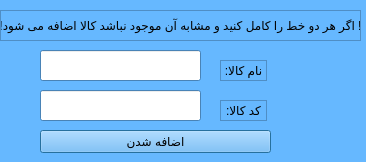
<?xml version="1.0" encoding="UTF-8"?>
<ui version="4.0">
 <class>Dialog</class>
 <widget class="QDialog" name="Dialog">
  <property name="geometry">
   <rect>
    <x>0</x>
    <y>0</y>
    <width>366</width>
    <height>162</height>
   </rect>
  </property>
  <property name="minimumSize">
   <size>
    <width>366</width>
    <height>162</height>
   </size>
  </property>
  <property name="maximumSize">
   <size>
    <width>366</width>
    <height>162</height>
   </size>
  </property>
  <property name="palette">
   <palette>
    <active>
     <colorrole role="WindowText">
      <brush brushstyle="SolidPattern">
       <color alpha="255">
        <red>0</red>
        <green>0</green>
        <blue>0</blue>
       </color>
      </brush>
     </colorrole>
     <colorrole role="Button">
      <brush brushstyle="SolidPattern">
       <color alpha="255">
        <red>102</red>
        <green>184</green>
        <blue>255</blue>
       </color>
      </brush>
     </colorrole>
     <colorrole role="Light">
      <brush brushstyle="SolidPattern">
       <color alpha="255">
        <red>230</red>
        <green>244</green>
        <blue>255</blue>
       </color>
      </brush>
     </colorrole>
     <colorrole role="Midlight">
      <brush brushstyle="SolidPattern">
       <color alpha="255">
        <red>166</red>
        <green>214</green>
        <blue>255</blue>
       </color>
      </brush>
     </colorrole>
     <colorrole role="Dark">
      <brush brushstyle="SolidPattern">
       <color alpha="255">
        <red>51</red>
        <green>92</green>
        <blue>127</blue>
       </color>
      </brush>
     </colorrole>
     <colorrole role="Mid">
      <brush brushstyle="SolidPattern">
       <color alpha="255">
        <red>68</red>
        <green>123</green>
        <blue>170</blue>
       </color>
      </brush>
     </colorrole>
     <colorrole role="Text">
      <brush brushstyle="SolidPattern">
       <color alpha="255">
        <red>0</red>
        <green>0</green>
        <blue>0</blue>
       </color>
      </brush>
     </colorrole>
     <colorrole role="BrightText">
      <brush brushstyle="SolidPattern">
       <color alpha="255">
        <red>255</red>
        <green>255</green>
        <blue>255</blue>
       </color>
      </brush>
     </colorrole>
     <colorrole role="ButtonText">
      <brush brushstyle="SolidPattern">
       <color alpha="255">
        <red>0</red>
        <green>0</green>
        <blue>0</blue>
       </color>
      </brush>
     </colorrole>
     <colorrole role="Base">
      <brush brushstyle="SolidPattern">
       <color alpha="255">
        <red>255</red>
        <green>255</green>
        <blue>255</blue>
       </color>
      </brush>
     </colorrole>
     <colorrole role="Window">
      <brush brushstyle="SolidPattern">
       <color alpha="255">
        <red>102</red>
        <green>184</green>
        <blue>255</blue>
       </color>
      </brush>
     </colorrole>
     <colorrole role="Shadow">
      <brush brushstyle="SolidPattern">
       <color alpha="255">
        <red>0</red>
        <green>0</green>
        <blue>0</blue>
       </color>
      </brush>
     </colorrole>
     <colorrole role="AlternateBase">
      <brush brushstyle="SolidPattern">
       <color alpha="255">
        <red>178</red>
        <green>219</green>
        <blue>255</blue>
       </color>
      </brush>
     </colorrole>
     <colorrole role="ToolTipBase">
      <brush brushstyle="SolidPattern">
       <color alpha="255">
        <red>255</red>
        <green>255</green>
        <blue>220</blue>
       </color>
      </brush>
     </colorrole>
     <colorrole role="ToolTipText">
      <brush brushstyle="SolidPattern">
       <color alpha="255">
        <red>0</red>
        <green>0</green>
        <blue>0</blue>
       </color>
      </brush>
     </colorrole>
    </active>
    <inactive>
     <colorrole role="WindowText">
      <brush brushstyle="SolidPattern">
       <color alpha="255">
        <red>0</red>
        <green>0</green>
        <blue>0</blue>
       </color>
      </brush>
     </colorrole>
     <colorrole role="Button">
      <brush brushstyle="SolidPattern">
       <color alpha="255">
        <red>102</red>
        <green>184</green>
        <blue>255</blue>
       </color>
      </brush>
     </colorrole>
     <colorrole role="Light">
      <brush brushstyle="SolidPattern">
       <color alpha="255">
        <red>230</red>
        <green>244</green>
        <blue>255</blue>
       </color>
      </brush>
     </colorrole>
     <colorrole role="Midlight">
      <brush brushstyle="SolidPattern">
       <color alpha="255">
        <red>166</red>
        <green>214</green>
        <blue>255</blue>
       </color>
      </brush>
     </colorrole>
     <colorrole role="Dark">
      <brush brushstyle="SolidPattern">
       <color alpha="255">
        <red>51</red>
        <green>92</green>
        <blue>127</blue>
       </color>
      </brush>
     </colorrole>
     <colorrole role="Mid">
      <brush brushstyle="SolidPattern">
       <color alpha="255">
        <red>68</red>
        <green>123</green>
        <blue>170</blue>
       </color>
      </brush>
     </colorrole>
     <colorrole role="Text">
      <brush brushstyle="SolidPattern">
       <color alpha="255">
        <red>0</red>
        <green>0</green>
        <blue>0</blue>
       </color>
      </brush>
     </colorrole>
     <colorrole role="BrightText">
      <brush brushstyle="SolidPattern">
       <color alpha="255">
        <red>255</red>
        <green>255</green>
        <blue>255</blue>
       </color>
      </brush>
     </colorrole>
     <colorrole role="ButtonText">
      <brush brushstyle="SolidPattern">
       <color alpha="255">
        <red>0</red>
        <green>0</green>
        <blue>0</blue>
       </color>
      </brush>
     </colorrole>
     <colorrole role="Base">
      <brush brushstyle="SolidPattern">
       <color alpha="255">
        <red>255</red>
        <green>255</green>
        <blue>255</blue>
       </color>
      </brush>
     </colorrole>
     <colorrole role="Window">
      <brush brushstyle="SolidPattern">
       <color alpha="255">
        <red>102</red>
        <green>184</green>
        <blue>255</blue>
       </color>
      </brush>
     </colorrole>
     <colorrole role="Shadow">
      <brush brushstyle="SolidPattern">
       <color alpha="255">
        <red>0</red>
        <green>0</green>
        <blue>0</blue>
       </color>
      </brush>
     </colorrole>
     <colorrole role="AlternateBase">
      <brush brushstyle="SolidPattern">
       <color alpha="255">
        <red>178</red>
        <green>219</green>
        <blue>255</blue>
       </color>
      </brush>
     </colorrole>
     <colorrole role="ToolTipBase">
      <brush brushstyle="SolidPattern">
       <color alpha="255">
        <red>255</red>
        <green>255</green>
        <blue>220</blue>
       </color>
      </brush>
     </colorrole>
     <colorrole role="ToolTipText">
      <brush brushstyle="SolidPattern">
       <color alpha="255">
        <red>0</red>
        <green>0</green>
        <blue>0</blue>
       </color>
      </brush>
     </colorrole>
    </inactive>
    <disabled>
     <colorrole role="WindowText">
      <brush brushstyle="SolidPattern">
       <color alpha="255">
        <red>51</red>
        <green>92</green>
        <blue>127</blue>
       </color>
      </brush>
     </colorrole>
     <colorrole role="Button">
      <brush brushstyle="SolidPattern">
       <color alpha="255">
        <red>102</red>
        <green>184</green>
        <blue>255</blue>
       </color>
      </brush>
     </colorrole>
     <colorrole role="Light">
      <brush brushstyle="SolidPattern">
       <color alpha="255">
        <red>230</red>
        <green>244</green>
        <blue>255</blue>
       </color>
      </brush>
     </colorrole>
     <colorrole role="Midlight">
      <brush brushstyle="SolidPattern">
       <color alpha="255">
        <red>166</red>
        <green>214</green>
        <blue>255</blue>
       </color>
      </brush>
     </colorrole>
     <colorrole role="Dark">
      <brush brushstyle="SolidPattern">
       <color alpha="255">
        <red>51</red>
        <green>92</green>
        <blue>127</blue>
       </color>
      </brush>
     </colorrole>
     <colorrole role="Mid">
      <brush brushstyle="SolidPattern">
       <color alpha="255">
        <red>68</red>
        <green>123</green>
        <blue>170</blue>
       </color>
      </brush>
     </colorrole>
     <colorrole role="Text">
      <brush brushstyle="SolidPattern">
       <color alpha="255">
        <red>51</red>
        <green>92</green>
        <blue>127</blue>
       </color>
      </brush>
     </colorrole>
     <colorrole role="BrightText">
      <brush brushstyle="SolidPattern">
       <color alpha="255">
        <red>255</red>
        <green>255</green>
        <blue>255</blue>
       </color>
      </brush>
     </colorrole>
     <colorrole role="ButtonText">
      <brush brushstyle="SolidPattern">
       <color alpha="255">
        <red>51</red>
        <green>92</green>
        <blue>127</blue>
       </color>
      </brush>
     </colorrole>
     <colorrole role="Base">
      <brush brushstyle="SolidPattern">
       <color alpha="255">
        <red>102</red>
        <green>184</green>
        <blue>255</blue>
       </color>
      </brush>
     </colorrole>
     <colorrole role="Window">
      <brush brushstyle="SolidPattern">
       <color alpha="255">
        <red>102</red>
        <green>184</green>
        <blue>255</blue>
       </color>
      </brush>
     </colorrole>
     <colorrole role="Shadow">
      <brush brushstyle="SolidPattern">
       <color alpha="255">
        <red>0</red>
        <green>0</green>
        <blue>0</blue>
       </color>
      </brush>
     </colorrole>
     <colorrole role="AlternateBase">
      <brush brushstyle="SolidPattern">
       <color alpha="255">
        <red>102</red>
        <green>184</green>
        <blue>255</blue>
       </color>
      </brush>
     </colorrole>
     <colorrole role="ToolTipBase">
      <brush brushstyle="SolidPattern">
       <color alpha="255">
        <red>255</red>
        <green>255</green>
        <blue>220</blue>
       </color>
      </brush>
     </colorrole>
     <colorrole role="ToolTipText">
      <brush brushstyle="SolidPattern">
       <color alpha="255">
        <red>0</red>
        <green>0</green>
        <blue>0</blue>
       </color>
      </brush>
     </colorrole>
    </disabled>
   </palette>
  </property>
  <property name="windowTitle">
   <string>Dialog</string>
  </property>
  <widget class="QLineEdit" name="lineEdit">
   <property name="geometry">
    <rect>
     <x>40</x>
     <y>50</y>
     <width>161</width>
     <height>31</height>
    </rect>
   </property>
   <property name="frame">
    <bool>true</bool>
   </property>
  </widget>
  <widget class="QLabel" name="label">
   <property name="geometry">
    <rect>
     <x>220</x>
     <y>60</y>
     <width>47</width>
     <height>21</height>
    </rect>
   </property>
   <property name="frameShape">
    <enum>QFrame::StyledPanel</enum>
   </property>
   <property name="frameShadow">
    <enum>QFrame::Sunken</enum>
   </property>
   <property name="lineWidth">
    <number>10</number>
   </property>
   <property name="text">
    <string>نام کالا:</string>
   </property>
   <property name="textFormat">
    <enum>Qt::AutoText</enum>
   </property>
   <property name="alignment">
    <set>Qt::AlignCenter</set>
   </property>
  </widget>
  <widget class="QLineEdit" name="lineEdit_2">
   <property name="geometry">
    <rect>
     <x>40</x>
     <y>90</y>
     <width>161</width>
     <height>31</height>
    </rect>
   </property>
   <property name="frame">
    <bool>true</bool>
   </property>
  </widget>
  <widget class="QLabel" name="label_2">
   <property name="geometry">
    <rect>
     <x>220</x>
     <y>100</y>
     <width>47</width>
     <height>21</height>
    </rect>
   </property>
   <property name="frameShape">
    <enum>QFrame::StyledPanel</enum>
   </property>
   <property name="frameShadow">
    <enum>QFrame::Sunken</enum>
   </property>
   <property name="lineWidth">
    <number>10</number>
   </property>
   <property name="text">
    <string>کد کالا:</string>
   </property>
   <property name="textFormat">
    <enum>Qt::AutoText</enum>
   </property>
   <property name="alignment">
    <set>Qt::AlignCenter</set>
   </property>
  </widget>
  <widget class="QPushButton" name="pushButton">
   <property name="geometry">
    <rect>
     <x>40</x>
     <y>130</y>
     <width>231</width>
     <height>23</height>
    </rect>
   </property>
   <property name="text">
    <string>اضافه شدن</string>
   </property>
  </widget>
  <widget class="QLabel" name="label_3">
   <property name="geometry">
    <rect>
     <x>0</x>
     <y>10</y>
     <width>361</width>
     <height>31</height>
    </rect>
   </property>
   <property name="frameShape">
    <enum>QFrame::StyledPanel</enum>
   </property>
   <property name="frameShadow">
    <enum>QFrame::Sunken</enum>
   </property>
   <property name="lineWidth">
    <number>10</number>
   </property>
   <property name="text">
    <string>!!! اگر هر دو خط را کامل کنید و مشابه آن موجود نباشد کالا اضافه می شود!!!</string>
   </property>
   <property name="textFormat">
    <enum>Qt::AutoText</enum>
   </property>
   <property name="alignment">
    <set>Qt::AlignCenter</set>
   </property>
  </widget>
 </widget>
 <resources/>
 <connections/>
</ui>
